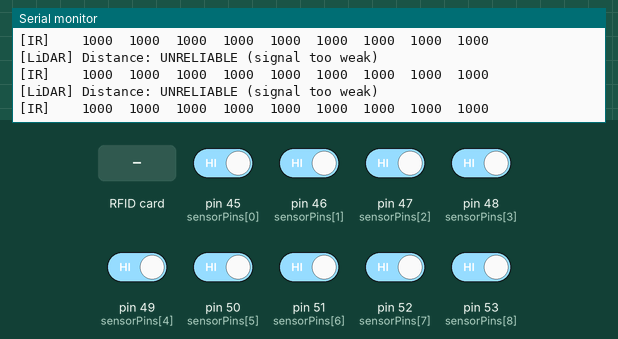
This sketch was run on a simulated Arduino Mega 2560, built with avr-gcc and run on an emulated ATmega2560. Parts: the last lines printed to the serial monitor. Inputs (shaded band) come from the test bench; at power-on: pin 45 (sensorPins[0]), pin 46 (sensorPins[1]), pin 47 (sensorPins[2]), pin 48 (sensorPins[3]), pin 49 (sensorPins[4]), pin 50 (sensorPins[5]), pin 51 (sensorPins[6]), pin 52 (sensorPins[7]), pin 53 (sensorPins[8]) HIGH.

Above: at 1.2 s.
1.3 s: RFID card 5E 7A 19 C4 held to the reader
At 1.41 s:
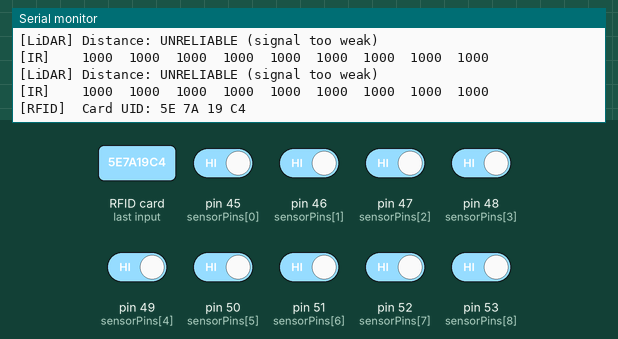
2.8 s: pin 45 (sensorPins[0]) driven LOW
At 2.93 s:
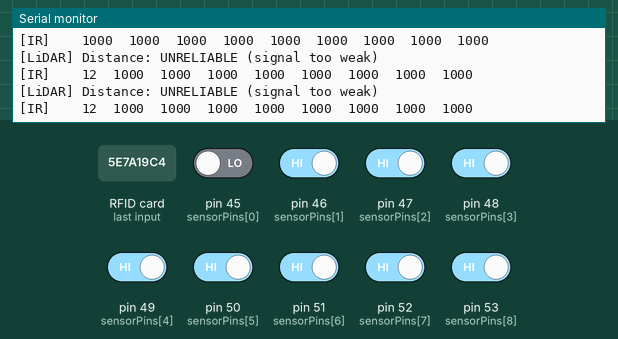
4.3 s: pin 46 (sensorPins[1]) driven LOW
At 4.44 s:
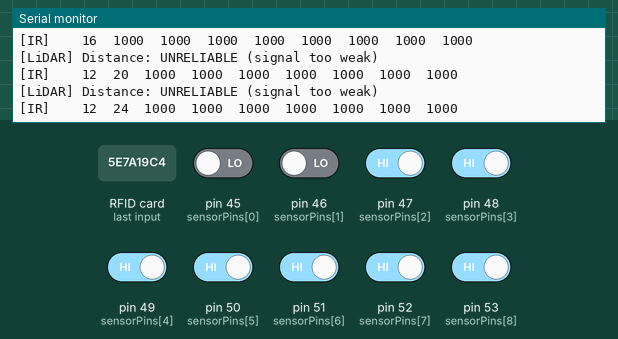
5.8 s: pin 47 (sensorPins[2]) driven LOW
At 5.84 s:
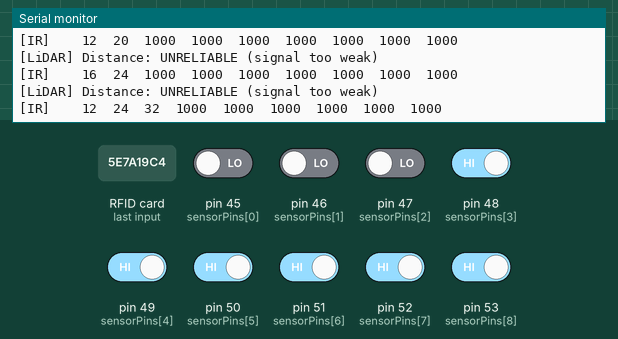
7.3 s: pin 48 (sensorPins[3]) driven LOW
At 7.56 s:
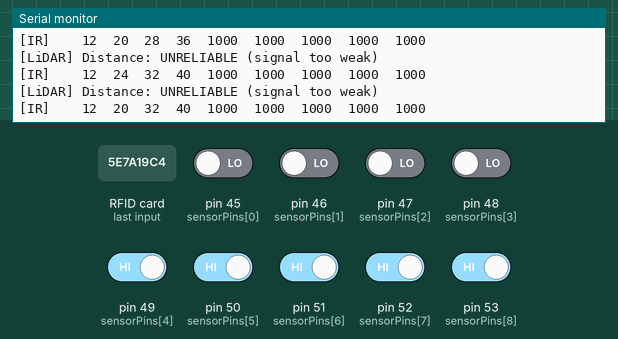
8.8 s: pin 49 (sensorPins[4]) driven LOW
At 8.85 s:
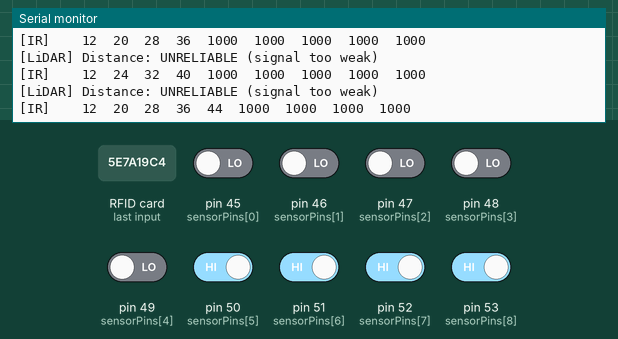
Timing chart, 0 to 11.3 s (numbered marks = the images above; inputs shaded):
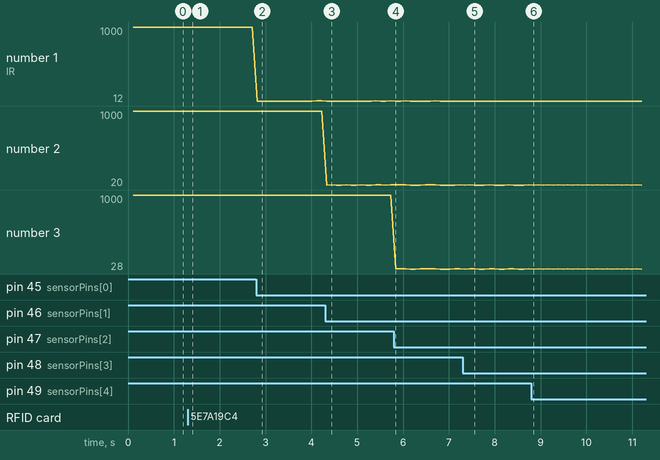

Measured:
- after the input at 1.3 s, the serial monitor: prints a new line at once (image 1)
- after the input at 2.8 s, the serial monitor: prints a new line at once (image 2)
- after the input at 4.3 s, the serial monitor: prints a new line at once (image 3)
- after the input at 5.8 s, the serial monitor: prints a new line at once (image 4)
- after the input at 7.3 s, the serial monitor: prints a new line at once (image 5)
- after the input at 8.8 s, the serial monitor: prints a new line after 0.05 s (image 6)
- plotted number 1: 1000 → 16 after the input at 2.8 s
- plotted number 2: 1000 → 24 after the input at 4.3 s

The sketch:

combined_sensor_test.ino
```cpp
#include <Wire.h>
#include "MFRC522_I2C.h"

MFRC522_I2C rfid(0x28, 255);

const uint8_t SensorCount = 9;
const uint8_t sensorPins[] = {45, 46, 47, 48, 49, 50, 51, 52, 53};
uint16_t sensorValues[SensorCount];

int  lidarDist = 0;
int  lidarAmp  = 0;
bool lidarValid = false;

// Both IR and LiDAR PRINT at this same interval
unsigned long lastPrint = 0;
const unsigned long PRINT_INTERVAL = 100;

void setup() {
  Serial.begin(115200);
  while (!Serial);

  // RFID init
  Wire.begin();
  rfid.PCD_Init();

  Serial1.begin(115200);

  Serial.println("=== SYSTEM BOOT ===");
  Serial.println("TF-Luna | IR Array | RFID Reader - all systems initialised");
  Serial.println("Hold an RFID card near the reader...");
  Serial.println("-------------------");
}

void loop() {
  handleRFID();
  updateLiDAR();   // continuously drains the serial buffer (high frequency)
  updateIR();      // continuously reads IR sensors (high frequency)
  printSensors();  // prints BOTH at the same fixed interval
}

// RFID
void handleRFID() {
  // Non-blocking: just return if no new card
  if (!rfid.PICC_IsNewCardPresent() || !rfid.PICC_ReadCardSerial()) {
    return;
  }

  Serial.print("[RFID]  Card UID: ");
  for (byte i = 0; i < rfid.uid.size; i++) {
    Serial.print(rfid.uid.uidByte[i] < 0x10 ? "0" : "");
    Serial.print(rfid.uid.uidByte[i], HEX);
    Serial.print(" ");
  }
  Serial.println();

  rfid.PICC_HaltA();
}

// LiDAR
void updateLiDAR() {
  while (Serial1.available() >= 9) {

    if (Serial1.read() != 0x59) {
      continue;
    }
    if (Serial1.peek() != 0x59) {
      continue;
    }
    Serial1.read();

    uint8_t raw[7];
    Serial1.readBytes(raw, 7);

    uint8_t checksum = 0x59 + 0x59;
    for (int i = 0; i < 6; i++) checksum += raw[i];
    if (checksum != raw[6]) {
      continue;
    }

    lidarDist  = raw[0] + raw[1] * 256;
    lidarAmp   = raw[2] + raw[3] * 256;
    lidarValid = true;
  }
}

// IR sensor array
void updateIR() {
  for (uint8_t i = 0; i < SensorCount; i++) {
    pinMode(sensorPins[i], OUTPUT);
    digitalWrite(sensorPins[i], HIGH);
  }

  delayMicroseconds(15);

  for (uint8_t i = 0; i < SensorCount; i++) {
    pinMode(sensorPins[i], INPUT);
    sensorValues[i] = 1000;
  }

  unsigned long startTime = micros();
  while (micros() - startTime < 1000) {
    for (uint8_t i = 0; i < SensorCount; i++) {
      if (sensorValues[i] == 1000 && digitalRead(sensorPins[i]) == LOW) {
        sensorValues[i] = micros() - startTime;
      }
    }
  }
}

void printSensors() {
  if (millis() - lastPrint < PRINT_INTERVAL) {
    return;
  }
  lastPrint = millis();

  // LiDAR
  Serial.print("[LiDAR] ");
  if (!lidarValid || lidarAmp < 100) {
    Serial.println("Distance: UNRELIABLE (signal too weak)");
  } else {
    Serial.print("Dist: ");
    Serial.print(lidarDist);
    Serial.println(" cm");
  }

  // IR
  Serial.print("[IR]    ");
  for (uint8_t i = 0; i < SensorCount; i++) {
    Serial.print(sensorValues[i]);
    if (i < SensorCount - 1) Serial.print('\t');
  }
  Serial.println();
}
```
